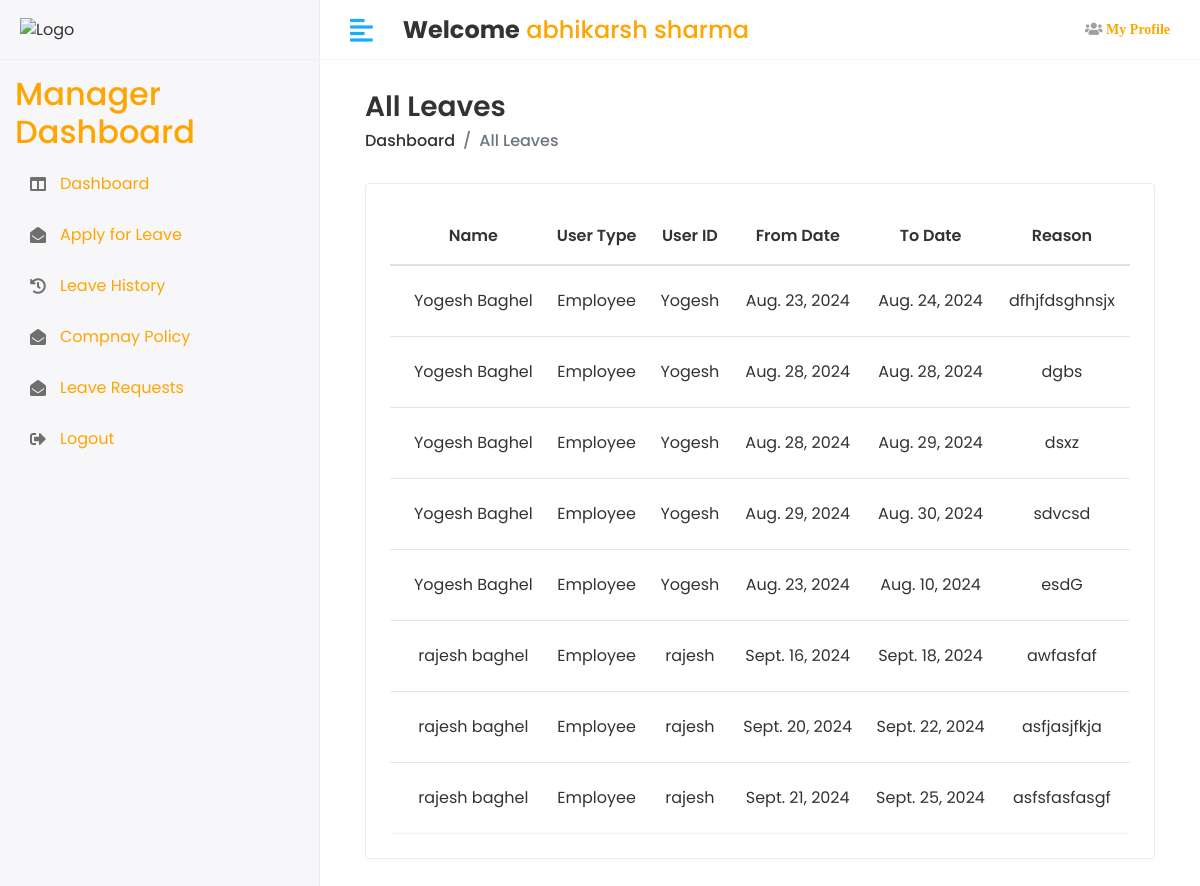
The app's page /Manager/Employee/Leave_view (signed in) with its own data.
### student_management_app/models.py (models this page shows, shortened)
class CustomUser(AbstractUser):
    user_type_data=((1,'Admin'),(2,'Staff'),(3,'Employee'))
    user_type=models.CharField(default=1,choices=user_type_data,max_length=10)

class EmployeeLeave(models.Model):
    FULL_DAY = 'full day'
    HALF_DAY = 'half day'
    LEAVE_TYPE_CHOICES = [
        (FULL_DAY, 'Full Day'),
        (HALF_DAY, 'Half Day'),
    ]
    employee_id=models.ForeignKey(Employee,on_delete=models.CASCADE)
    from_date=models.DateField()
    to_date=models.DateField()
    messages=models.TextField()
    leave_type = models.CharField(max_length=20, choices=LEAVE_TYPE_CHOICES, default=FULL_DAY)
    status=models.IntegerField(default=0)
    created_at=models.DateTimeField( auto_now_add=True)
    updated_at=models.DateTimeField(auto_now_add=True)
    objects=models.Manager()

class Employee(models.Model):
    STATUS_ACTIVE='active'
    STATUS_INACTIVE="inactive"
    STATUS_CHOICES=[
        (STATUS_ACTIVE,'Active'),
        (STATUS_INACTIVE,'Inactive'),
    ]
    admin=models.OneToOneField(CustomUser,on_delete=models.CASCADE,default=False)
    contact_number=models.CharField(max_length=15)
    DOB=models.DateField()
    DOJ=models.DateField()
    tenth_percentage = models.DecimalField(max_digits=3, decimal_places=1, help_text="Percentage obtained in 10th grade")
    twelfth_percentage = models.DecimalField(max_digits=3, decimal_places=1, help_text="Percentage obtained in 12th grade")
    graduation_percentage = models.DecimalField(max_digits=3, decimal_places=1, help_text="Percentage obtained in 12th grade")
    gender=models.CharField(max_length=20)
    address=models.TextField(max_length=150)
    full_day_leaves_remaining = models.IntegerField(default=12)
    half_day_leaves_remaining = models.IntegerField(default=12)
    father_name=models.CharField(max_length=150)
    mother_name=models.CharField(max_length=150)
    father_mobile=models.IntegerField()
    role=models.CharField(max_length=150)
    official_mail=models.EmailField()
    personal_email=models.EmailField()
    departement_id=models.ForeignKey(Departement,on_delete=models.DO_NOTHING)
    pancard=models.CharField(max_length=12)
    adharcard=models.CharField(max_length=15)
    status=models.CharField(max_length=20,choices=STATUS_CHOICES,default=STATUS_ACTIVE)
    created_at=models.DateTimeField( auto_now_add=True)
    updated_at=models.DateTimeField(auto_now_add=True)
    objects=models.Manager()

### student_management_system/staffs_views.py (the view)
# urls.py: path('Manager/Employee/Leave_view',staffs_views.EMPLOYEE_LEAVE_VIEW,name='employee_leave_view'),
@login_required(login_url='/')
def EMPLOYEE_LEAVE_VIEW(request):
    manager = Staff.objects.get(admin=request.user)
    employee_leave=EmployeeLeave.objects.filter(employee_id__departement_id=manager.departement_id)
    context = {
        'employee_leave': employee_leave,
    }
    return render(request,'Staffs/all_leave.html',context)

### templates/Staffs/all_leave.html (shortened to what this page needs)
{% extends "base.html" %}
{% block content %}
<div class="content container-fluid">
   <div class="page-header">
      <div class="row align-items-center">
         <div class="col">
            <h3 class="page-title">All Leaves</h3>
            <ul class="breadcrumb">
               <li class="breadcrumb-item"><a href="index.html">Dashboard</a></li>
               <li class="breadcrumb-item active">All Leaves</li>
            </ul>
         </div>
      </div>
   </div>
   <div class="row">
      <div class="col-sm-12">
         <div class="card card-table">
            <div class="card-body">
               <div class="table-responsive">
                  <table class="table table-hover table-center mb-0 datatable">
                     <thead>
                        <tr>
                           <th style="text-align: center;">Name</th>
                           <th style="text-align: center;">User Type</th>
                           <th style="text-align: center;">User ID</th>
                           <th style="text-align: center;">From Date</th>
                           <th style="text-align: center;">To Date</th>
                           <th style="text-align: center;">Reason</th>
                           <th style="text-align: center;">Leave Type</th>
                        </tr>
                     </thead>
                     <tbody>
                        {% for i in employee_leave %}
                        <tr>
                           <td style="text-align: center;">
                               {% if i.employee_id%}
                                   {{ i.employee_id.admin.first_name }} {{i.employee_id.admin.last_name }}
                               {% endif %}
                           </td>
                           <td style="text-align: center;">
                               {% if i.employee_id%}
                                   Employee
                               {% endif %}
                           </td>
                           <td style="text-align: center;">
                               {% if i.employee_id  %}
                                   {{ i.employee_id.admin.username }}
                               {% endif %}
                           </td>
                           <td style="text-align: center;">{{ i.from_date }}</td>
                           <td style="text-align: center;">{{ i.to_date }}</td>
                           <td style="text-align: center;">{{ i.messages }}</td>
                           <td style="text-align: center;">{{ i.leave_type }}</td>
                        </tr>
                        {% endfor %}
                     </tbody>
                  </table>
               </div>
            </div>
         </div>
      </div>
   </div>
</div>
{% endblock content %}

### templates/includes/header.html
{% load static %}
<div class="header">
    <div class="header-left">
       <img src=" {% static 'assets/img/spirallogo.jpg '%}" alt="Logo">
    </div>
    <a href="javascript:void(0);" id="toggle_btn">
    <i class="fas fa-align-left"></i>
    </a>
    <div class="top-nav-search mt-3"><h4><strong >Welcome</strong>
            <span style="color:orange;"> {{user.first_name}} {{user.last_name}}</span></h4>
     </div>
    <ul class="nav user-menu">
       <li class="nav-item dropdown noti-dropdown">
          <li>
            <a class="fas fa-users" href="{% url 'profile' %}"><span style="color:orange;"> My Profile</span></a> </li>
         </li>
    </ul>
 </div>

### static/assets/css/style.css (style rules this page uses)
html { height: 100%; }
body { background-color: #fff; color: #333; font-family: 'Poppins', sans-serif; font-size: 1rem; height: 100%; line-height: 1.5; overflow-x: hidden; }
h1, h2, h3, h4, h5, h6 { font-family: 'Poppins', sans-serif; margin-top: 0; }
a { color: #009ce7; }
input, button, a { transition: all 0.4s ease; -moz-transition: all 0.4s ease; -o-transition: all 0.4s ease; -ms-transition: all 0.4s ease; -webkit-transition: all 0.4s ease; }
ul, ol { padding: 0px; list-style: none; }
.table { color: #333; max-width: 100%; margin-bottom: 0; width: 100%; }
.table thead tr th { font-weight: 600; }
.table tbody tr { border-bottom: 1px solid rgba(0, 0, 0, 0.05); }
.table.table-center td, .table.table-center th { vertical-align: middle; }
.card-table .card-body .table > thead > tr > th { border-top: 0; }
.card-table .card-body .table tr td:first-child, .card-table .card-body .table tr th:first-child { padding-left: 1.5rem; }
.card-table .table td, .card-table .table th { border-top: 1px solid #e2e5e8; padding: 1rem 0.75rem; white-space: nowrap; }
.card { border: 1px solid #ececf5; box-shadow: 0 1px 3px 0 rgba(0, 0, 0, 0.03); margin-bottom: 1.875rem; }
.card-body { padding: 1.5rem; }
.header { background-color: #fff; border-bottom: 1px solid #f3f3f4; left: 0; position: fixed; right: 0; top: 0; z-index: 1001; height: 60px; }
.header .header-left { float: left; height: 60px; padding: 0 20px; position: relative; width: 320px; z-index: 1; transition: all 0.2s ease-in-out; background-color: #f7f7fa; border-bottom: 1px solid #efefef; border-right: 1px solid #ececf5; display: flex; align-items: center; }
.user-menu { float: right; margin: 0; position: relative; z-index: 99; padding-right: 15px; }
.user-menu.nav > li > a { color: #a0a0a0; font-size: 14px; line-height: 58px; padding: 0 15px; height: 60px; }
.top-nav-search { float: left; margin-left: 15px; }
.page-header { margin-bottom: 1.875rem; }
.page-header .breadcrumb { background-color: transparent; color: #6c757d; font-size: 1rem; font-weight: 500; margin-bottom: 0; padding: 0; }
.page-header .breadcrumb a { color: #333; }
.page-title { font-size: 28px; font-weight: 600; color: #333; margin-bottom: 5px; }
@media (min-width: 992px) { #toggle_btn { align-items: center; color: #18aefa; display: inline-flex; float: left; font-size: 26px; height: 60px; justify-content: center; margin-left: 15px; padding: 0 15px; } }

### records on screen
CustomUser: first_name "abhikarsh", last_name "sharma"
EmployeeLeave: employee_id.admin.first_name "Yogesh", employee_id.admin.last_name "Baghel", shows "Employee", employee_id.admin.username "Yogesh", from_date "Aug. 23, 2024", to_date "Aug. 24, 2024", messages "dfhjfdsghnsjx"
EmployeeLeave: employee_id.admin.first_name "Yogesh", employee_id.admin.last_name "Baghel", shows "Employee", employee_id.admin.username "Yogesh", from_date "Aug. 28, 2024", to_date "Aug. 28, 2024", messages "dgbs"
EmployeeLeave: employee_id.admin.first_name "Yogesh", employee_id.admin.last_name "Baghel", shows "Employee", employee_id.admin.username "Yogesh", from_date "Aug. 28, 2024", to_date "Aug. 29, 2024", messages "dsxz"
EmployeeLeave: employee_id.admin.first_name "Yogesh", employee_id.admin.last_name "Baghel", shows "Employee", employee_id.admin.username "Yogesh", from_date "Aug. 29, 2024", to_date "Aug. 30, 2024", messages "sdvcsd"
EmployeeLeave: employee_id.admin.first_name "Yogesh", employee_id.admin.last_name "Baghel", shows "Employee", employee_id.admin.username "Yogesh", from_date "Aug. 23, 2024", to_date "Aug. 10, 2024", messages "esdG"
EmployeeLeave: employee_id.admin.first_name "rajesh", employee_id.admin.last_name "baghel", shows "Employee", employee_id.admin.username "rajesh", from_date "Sept. 16, 2024", to_date "Sept. 18, 2024", messages "awfasfaf"
EmployeeLeave: employee_id.admin.first_name "rajesh", employee_id.admin.last_name "baghel", shows "Employee", employee_id.admin.username "rajesh", from_date "Sept. 20, 2024", to_date "Sept. 22, 2024", messages "asfjasjfkja"
EmployeeLeave: employee_id.admin.first_name "rajesh", employee_id.admin.last_name "baghel", shows "Employee", employee_id.admin.username "rajesh", from_date "Sept. 21, 2024", to_date "Sept. 25, 2024", messages "asfsfasfasgf"
